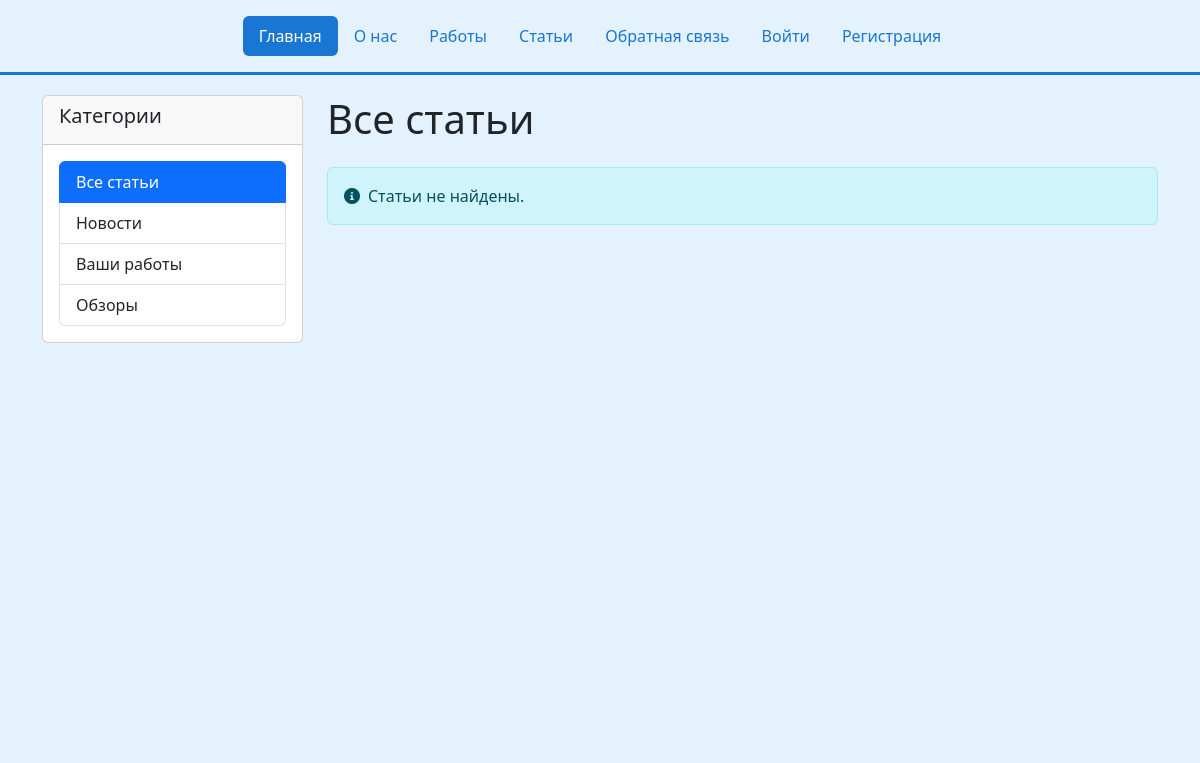
The app's page /articles/, older data.
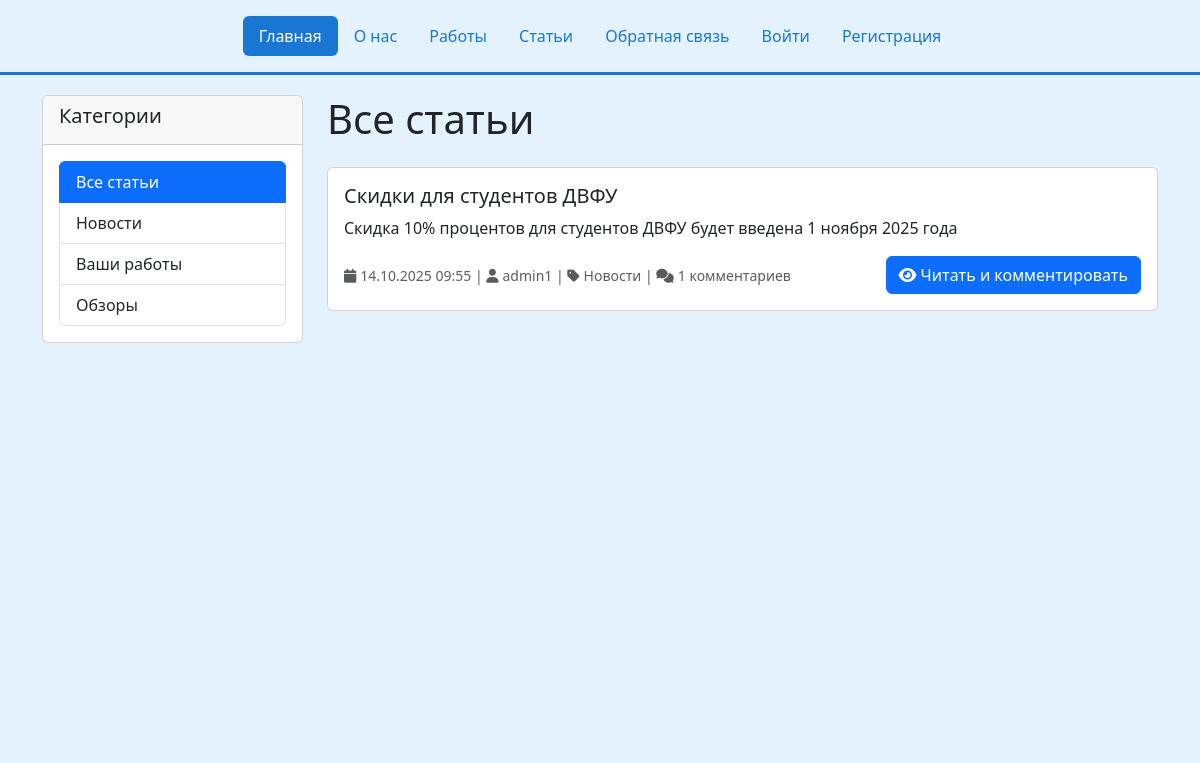
The same page, newer data.
### my_siteApp/models.py (models this page shows, shortened)
class Article(models.Model):
    CATEGORY_CHOICES = [
        ('news', 'Новости'),
        ('works', 'Ваши работы'),
        ('review', 'Обзоры'),
    ]
    title = models.CharField(max_length=200, verbose_name="Заголовок")
    text = models.TextField(verbose_name="Текст статьи")
    created_date = models.DateTimeField(default=timezone.now, verbose_name="Дата создания")
    category = models.CharField(
        max_length=20,
        choices=CATEGORY_CHOICES,
        default='news',
        verbose_name="Категория"
    )
    user = models.ForeignKey(
        User,
        on_delete=models.CASCADE,
        related_name='articles',
        verbose_name="Автор"
    )
    class Meta:
        ordering = ['-created_date']

### my_siteApp/views.py (the view)
# urls.py: path('articles/', views.articles_list, name='articles_list'),
def articles_list(request, category=None):
    articles = Article.objects.all()
    if category:
        valid_categories = dict(Article.CATEGORY_CHOICES).keys()
        if category not in valid_categories:
            messages.error(request, 'Неверная категория')
            return redirect('articles_list')
        articles = articles.filter(category=category)
    context = {
        'articles': articles,
        'current_category': category,
        'category_choices': Article.CATEGORY_CHOICES,
    }
    return render(request, 'my_siteApp/articles_list.html', context)

### my_siteApp/templates/my_siteApp/articles_list.html (shortened to what this page needs)
{% extends 'my_siteApp/base.html' %}
{% load static %}
{% block content %}
<div class="row">
    <div class="col-md-3">
        <div class="card mb-4">
            <div class="card-header">
                <h5>Категории</h5>
            </div>
            <div class="card-body">
                <div class="list-group">
                    <a href="{% url 'articles_list' %}"
                       class="list-group-item list-group-item-action {% if not current_category %}active{% endif %}">
                        Все статьи
                    </a>
                    {% for value, label in category_choices %}
                    <a href="{% url 'articles_by_category' value %}"
                       class="list-group-item list-group-item-action {% if current_category == value %}active{% endif %}">
                        {{ label }}
                    </a>
                    {% endfor %}
                </div>
            </div>
        </div>
    </div>
    <div class="col-md-9">
        <h1 class="mb-4">
            {% if current_category %}
            {{ current_category|title }}
            {% else %}
            Все статьи
            {% endif %}
        </h1>
        {% if articles %}
            {% for article in articles %}
            <div class="card mb-4">
                <div class="card-body">
                    <h5 class="card-title">{{ article.title }}</h5>
                    <p class="card-text">{{ article.text|truncatewords:30 }}</p>
                    <div class="d-flex justify-content-between align-items-center">
                        <small class="text-muted">
                            <i class="fas fa-calendar me-1"></i>{{ article.created_date|date:"d.m.Y H:i" }} |
                            <i class="fas fa-user me-1"></i>{{ article.user.username }} |
                            <i class="fas fa-tag me-1"></i>{{ article.get_category_display }} |
                            <i class="fas fa-comments me-1"></i>{{ article.comments.count }} комментариев
                        </small>
                        <a href="{% url 'news_detail' article.id %}" class="btn btn-primary">
                            <i class="fas fa-eye me-1"></i>Читать и комментировать
                        </a>
                    </div>
                </div>
            </div>
            {% endfor %}
        {% else %}
            <div class="alert alert-info">
                <i class="fas fa-info-circle me-2"></i>Статьи не найдены.
            </div>
        {% endif %}
    </div>
</div>
{% endblock %}

### my_siteApp/templates/my_siteApp/base.html (shortened to what this page needs)
<!DOCTYPE html>
<html lang="ru">
<head>
    <link rel="stylesheet" href="https://cdn.jsdelivr.net/npm/bootstrap@5.3.3/dist/css/bootstrap.min.css">
    <link rel="stylesheet" href="https://cdnjs.cloudflare.com/ajax/libs/font-awesome/6.0.0/css/all.min.css">
</head>
<body>
    <div class="container">
        <header class="d-flex justify-content-center py-3">
            <ul class="nav nav-pills">
                <li class="nav-item">
                    <a href="/" class="nav-link active" aria-current="page">Главная</a>
                </li>
                <li class="nav-item">
                    <a href="/about/" class="nav-link">О нас</a>
                </li>
                <li class="nav-item">
                    <a href="/works/" class="nav-link">Работы</a>
                </li>
                <li class="nav-item">
                    <a href="/articles/" class="nav-link">Статьи</a>
                </li>
                <li class="nav-item">
                    <a href="/feedback/" class="nav-link">Обратная связь</a>
                </li>
                {% if user.is_authenticated %}
                <li class="nav-item">
                    <a href="/create-article/" class="nav-link">Создать статью</a>
                </li>
                <li class="nav-item">
                    <span class="nav-link text-dark">Привет, {{ user.username }}!</span>
                </li>
                <li class="nav-item">
                    <form method="post" action="{% url 'logout' %}" class="d-inline">
                        {% csrf_token %}
                        <button type="submit" class="btn btn-link nav-link">Выйти</button>
                    </form>
                </li>
                {% else %}
                <li class="nav-item">
                    <a href="/login/" class="nav-link">Войти</a>
                </li>
                <li class="nav-item">
                    <a href="/register/" class="nav-link">Регистрация</a>
                </li>
                {% endif %}
            </ul>
        </header>
    </div>
    <div class="b-example-divider"></div>
    <div class="content-container">
        <div class="container">
            {% block content %}{% endblock %}
        </div>
    </div>
</body>
</html>

### my_siteApp/templates/my_siteApp/base.html (style rules this page uses)
body { background-color: #e3f2fd; margin: 0; padding: 0; min-height: 100vh; }
.content-container { background-color: #e3f2fd; min-height: calc(100vh - 140px); padding: 20px 0; }
.nav-pills .nav-link.active { background-color: #1976d2; }
.nav-link { color: #1976d2; }
.b-example-divider { height: 3px; background-color: #1976d2; margin: 0; }

Row changes from the older to the newer data that the page shows:
added Article: title "Скидки для студентов ДВФУ", text "Скидка 10% процентов для студентов ДВФУ будет введена 1 ноября 2025 года", created_date "14.10.2025 09:55", user.username "admin1", category "Новости", comments.count "1"
Text that changed along with them:
text no longer shown: "Статьи не найдены."
